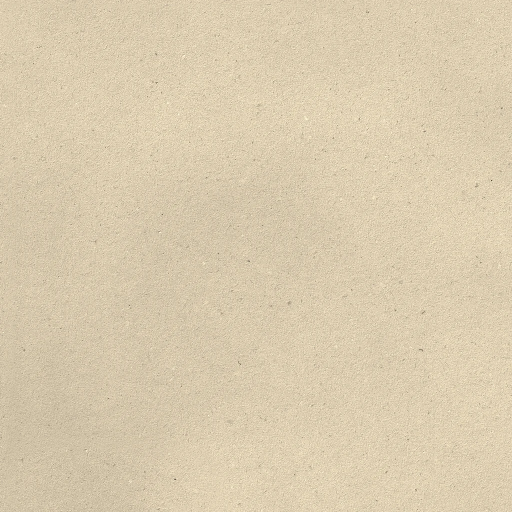
#> input picture assets-src/ui/paper_page_orig.webp, 1024 x 1024 px (shown at 1/2 size)
$ python -i cards.py   (imports and definitions only)
#> lines starting #> are read from the running program, lines starting #| are printed output that depends on the picture
"""Paper scraps, titles and caption layers for the videos, drawn with PIL in
the site's own look: its paper textures, masking tape and fonts (League
Gothic for titles, Reenie Beanie for handwriting, Special Elite for type)."""
import math
import os
import random

import numpy as np
from PIL import Image, ImageChops, ImageDraw, ImageFilter, ImageFont

ROOT = os.path.abspath(os.path.join(os.path.dirname(__file__), '..', '..'))
PUB = os.path.join(ROOT, 'public')
W, H = 1920, 1080

INK = (38, 33, 29)
RED = (170, 34, 28)
CREAM = (239, 230, 210)

FONTS = {
    'title': os.path.join(PUB, 'fonts', 'LeagueGothic.ttf'),
    'hand': os.path.join(PUB, 'fonts', 'ReenieBeanie-Regular.ttf'),
    'type': os.path.join(PUB, 'fonts', 'SpecialElite-Regular.ttf'),
}
_tex = {}


def font(kind, size):
    return ImageFont.truetype(FONTS[kind], size)


# [64 lines left out: functions texture, tiled, torn_mask, paper, not called in this run]


def tape(length=220, angle=0.0, seed=0):
    t = texture('tape.webp').resize((length, int(length * 128 / 512)))
    return t.rotate(angle, resample=Image.BICUBIC, expand=True)


def shadowed(img, offset=(7, 10), blur=10, opacity=0.5):
    """img with a soft drop shadow, on a canvas padded to fit it"""
    pad = blur * 3 + max(abs(offset[0]), abs(offset[1]))
    out = Image.new('RGBA', (img.width + pad * 2, img.height + pad * 2), (0, 0, 0, 0))
    a = img.split()[3].point(lambda v: int(v * opacity))
    sh = Image.new('RGBA', img.size, (0, 0, 0, 255))
    sh.putalpha(a)
    layer = Image.new('RGBA', out.size, (0, 0, 0, 0))
    layer.paste(sh, (pad + offset[0], pad + offset[1]), sh)
    layer = layer.filter(ImageFilter.GaussianBlur(blur))
    out = Image.alpha_composite(out, layer)
    out.alpha_composite(img, (pad, pad))
    return out


def text_size(txt, f):
    box = f.getbbox(txt)
    return box[2] - box[0], box[3] - box[1], box


# [33 lines left out: function scrap, not called in this run]


def layer():
    return Image.new('RGBA', (W, H), (0, 0, 0, 0))


# [54 lines left out: functions put, vignette, gradient, glow_text, not called in this run]


def rotate_pts(cx, cy, pts, ang):
    a = math.radians(ang)
    return [(cx + (x - cx) * math.cos(a) - (y - cy) * math.sin(a), cy + (x - cx) * math.sin(a) + (y - cy) * math.cos(a)) for x, y in pts]


PENCIL = (91, 82, 71)


# [91 lines left out: functions wrap, journal_page, not called in this run]

>>> import cv2
>>> picture = cv2.imread('../../assets-src/ui/paper_page_orig.webp', cv2.IMREAD_GRAYSCALE)
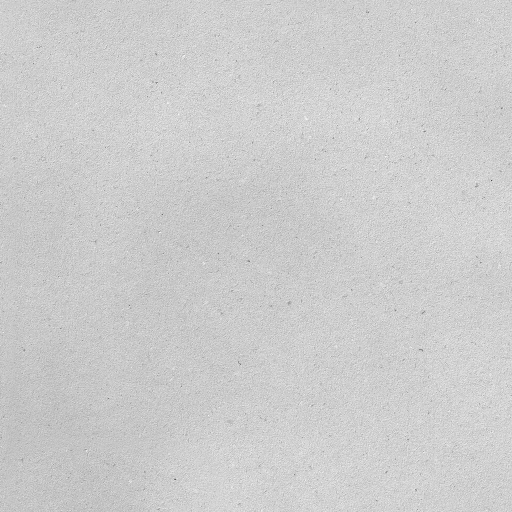
#> picture: shape (1024, 1024) (shown at 1/2 size); min 29, max 253, mean 204.2
>>> result = shadowed(picture)
#> (the run stopped early here; a loop or call above may not have finished)
